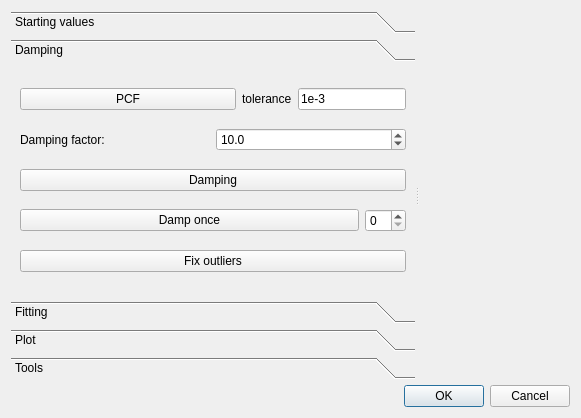
<?xml version="1.0" encoding="UTF-8"?>
<ui version="4.0">
 <class>CSolverWidget</class>
 <widget class="QDialog" name="CSolverWidget">
  <property name="geometry">
   <rect>
    <x>0</x>
    <y>0</y>
    <width>581</width>
    <height>418</height>
   </rect>
  </property>
  <property name="windowTitle">
   <string>Dialog</string>
  </property>
  <layout class="QVBoxLayout" name="verticalLayout_2">
   <item>
    <widget class="QSplitter" name="splitter">
     <property name="orientation">
      <enum>Qt::Horizontal</enum>
     </property>
     <widget class="QToolBox" name="toolbox">
      <property name="frameShape">
       <enum>QFrame::NoFrame</enum>
      </property>
      <property name="frameShadow">
       <enum>QFrame::Plain</enum>
      </property>
      <property name="currentIndex">
       <number>1</number>
      </property>
      <widget class="QWidget" name="pgStarting">
       <property name="geometry">
        <rect>
         <x>0</x>
         <y>0</y>
         <width>306</width>
         <height>210</height>
        </rect>
       </property>
       <attribute name="label">
        <string>Starting values</string>
       </attribute>
       <layout class="QVBoxLayout" name="verticalLayout">
        <item>
         <widget class="QPushButton" name="pbInitialVals">
          <property name="text">
           <string>Initial values</string>
          </property>
         </widget>
        </item>
        <item>
         <widget class="QPushButton" name="pbStartAnalC">
          <property name="text">
           <string>Anal. concs.</string>
          </property>
         </widget>
        </item>
        <item>
         <widget class="QPushButton" name="pbStartFV">
          <property name="text">
           <string>Fixed value</string>
          </property>
         </widget>
        </item>
        <item>
         <widget class="QPushButton" name="pbUndo">
          <property name="enabled">
           <bool>false</bool>
          </property>
          <property name="text">
           <string>Undo</string>
          </property>
         </widget>
        </item>
        <item>
         <widget class="QPushButton" name="pbInitialGuess">
          <property name="text">
           <string>Initial Guess</string>
          </property>
         </widget>
        </item>
       </layout>
      </widget>
      <widget class="QWidget" name="pgDamping">
       <property name="geometry">
        <rect>
         <x>0</x>
         <y>0</y>
         <width>306</width>
         <height>210</height>
        </rect>
       </property>
       <attribute name="label">
        <string>Damping</string>
       </attribute>
       <layout class="QVBoxLayout" name="verticalLayout_3">
        <item>
         <layout class="QHBoxLayout" name="horizontalLayout">
          <item>
           <widget class="QPushButton" name="pb_pcf">
            <property name="sizePolicy">
             <sizepolicy hsizetype="Minimum" vsizetype="Fixed">
              <horstretch>1</horstretch>
              <verstretch>0</verstretch>
             </sizepolicy>
            </property>
            <property name="text">
             <string>PCF</string>
            </property>
           </widget>
          </item>
          <item>
           <widget class="QLabel" name="label">
            <property name="text">
             <string>tolerance</string>
            </property>
           </widget>
          </item>
          <item>
           <widget class="QLineEdit" name="le_pcf_tol">
            <property name="text">
             <string>1e-3</string>
            </property>
           </widget>
          </item>
         </layout>
        </item>
        <item>
         <layout class="QHBoxLayout" name="horizontalLayout_4">
          <item>
           <widget class="QLabel" name="label_4">
            <property name="text">
             <string>Damping factor:</string>
            </property>
           </widget>
          </item>
          <item>
           <widget class="QDoubleSpinBox" name="dsb_dampfactor">
            <property name="decimals">
             <number>1</number>
            </property>
            <property name="maximum">
             <double>20.000000000000000</double>
            </property>
            <property name="value">
             <double>10.000000000000000</double>
            </property>
           </widget>
          </item>
         </layout>
        </item>
        <item>
         <widget class="QPushButton" name="pbDamping">
          <property name="text">
           <string>Damping</string>
          </property>
         </widget>
        </item>
        <item>
         <layout class="QHBoxLayout" name="horizontalLayout_3">
          <item>
           <widget class="QPushButton" name="pbDamp1">
            <property name="sizePolicy">
             <sizepolicy hsizetype="Expanding" vsizetype="Fixed">
              <horstretch>0</horstretch>
              <verstretch>0</verstretch>
             </sizepolicy>
            </property>
            <property name="text">
             <string>Damp once</string>
            </property>
           </widget>
          </item>
          <item>
           <widget class="QSpinBox" name="sb_dampspecies"/>
          </item>
         </layout>
        </item>
        <item>
         <widget class="QPushButton" name="pbFixOL">
          <property name="text">
           <string>Fix outliers</string>
          </property>
         </widget>
        </item>
       </layout>
      </widget>
      <widget class="QWidget" name="pgFitting">
       <property name="geometry">
        <rect>
         <x>0</x>
         <y>0</y>
         <width>293</width>
         <height>503</height>
        </rect>
       </property>
       <attribute name="label">
        <string>Fitting</string>
       </attribute>
       <layout class="QVBoxLayout" name="verticalLayout_5">
        <item>
         <widget class="QCheckBox" name="cbScaling">
          <property name="text">
           <string>Scaling</string>
          </property>
          <property name="checked">
           <bool>false</bool>
          </property>
         </widget>
        </item>
        <item>
         <widget class="QCheckBox" name="cbDamping">
          <property name="text">
           <string>Damping</string>
          </property>
         </widget>
        </item>
        <item>
         <widget class="QCheckBox" name="cb0OffD">
          <property name="text">
           <string>Zero off-diagonal</string>
          </property>
         </widget>
        </item>
        <item>
         <widget class="QCheckBox" name="cbMask">
          <property name="text">
           <string>Mask</string>
          </property>
         </widget>
        </item>
        <item>
         <widget class="QCheckBox" name="cbStepLimiter">
          <property name="text">
           <string>Step limiter</string>
          </property>
          <property name="checked">
           <bool>false</bool>
          </property>
         </widget>
        </item>
        <item>
         <widget class="QCheckBox" name="cbForcer">
          <property name="text">
           <string>Forcer</string>
          </property>
         </widget>
        </item>
        <item>
         <widget class="QCheckBox" name="cbStepwise">
          <property name="text">
           <string>Stepwise</string>
          </property>
         </widget>
        </item>
        <item>
         <widget class="QCheckBox" name="cbLogFit">
          <property name="text">
           <string>Log fitting</string>
          </property>
         </widget>
        </item>
        <item>
         <widget class="QGroupBox" name="groupBox">
          <property name="title">
           <string>Refine</string>
          </property>
          <layout class="QVBoxLayout" name="verticalLayout_4">
           <item>
            <widget class="QRadioButton" name="rb_RefAll">
             <property name="text">
              <string>All</string>
             </property>
             <property name="checked">
              <bool>true</bool>
             </property>
            </widget>
           </item>
           <item>
            <widget class="QRadioButton" name="rbRefInter">
             <property name="text">
              <string>Interval</string>
             </property>
            </widget>
           </item>
           <item>
            <layout class="QHBoxLayout" name="horizontalLayout_2">
             <item>
              <widget class="QLabel" name="label_2">
               <property name="text">
                <string>From</string>
               </property>
              </widget>
             </item>
             <item>
              <widget class="QSpinBox" name="sbRefFrom">
               <property name="minimum">
                <number>1</number>
               </property>
              </widget>
             </item>
             <item>
              <widget class="QLabel" name="label_3">
               <property name="text">
                <string>To</string>
               </property>
              </widget>
             </item>
             <item>
              <widget class="QSpinBox" name="sbRefTo">
               <property name="minimum">
                <number>1</number>
               </property>
               <property name="value">
                <number>1</number>
               </property>
              </widget>
             </item>
            </layout>
           </item>
          </layout>
         </widget>
        </item>
        <item>
         <widget class="QPushButton" name="pbIter1">
          <property name="text">
           <string>iter 1</string>
          </property>
         </widget>
        </item>
        <item>
         <widget class="QPushButton" name="pbIter10">
          <property name="text">
           <string>iter 10</string>
          </property>
         </widget>
        </item>
        <item>
         <widget class="QPushButton" name="pbIter100">
          <property name="text">
           <string>iter 100</string>
          </property>
         </widget>
        </item>
        <item>
         <widget class="QPushButton" name="pbIter1000">
          <property name="text">
           <string>iter 1000</string>
          </property>
         </widget>
        </item>
       </layout>
      </widget>
      <widget class="QWidget" name="pgPlot">
       <property name="geometry">
        <rect>
         <x>0</x>
         <y>0</y>
         <width>306</width>
         <height>210</height>
        </rect>
       </property>
       <attribute name="label">
        <string>Plot</string>
       </attribute>
       <layout class="QVBoxLayout" name="verticalLayout_6">
        <item>
         <widget class="QGroupBox" name="groupBox_2">
          <property name="title">
           <string>Components</string>
          </property>
          <property name="flat">
           <bool>false</bool>
          </property>
          <property name="checkable">
           <bool>false</bool>
          </property>
          <layout class="QVBoxLayout" name="verticalLayout_7">
           <item>
            <widget class="QRadioButton" name="rb_plotall">
             <property name="text">
              <string>All</string>
             </property>
             <property name="checked">
              <bool>true</bool>
             </property>
            </widget>
           </item>
           <item>
            <widget class="QRadioButton" name="rb_plotindependent">
             <property name="text">
              <string>Independent components</string>
             </property>
            </widget>
           </item>
          </layout>
         </widget>
        </item>
       </layout>
      </widget>
      <widget class="QWidget" name="pgTools">
       <property name="geometry">
        <rect>
         <x>0</x>
         <y>0</y>
         <width>306</width>
         <height>210</height>
        </rect>
       </property>
       <attribute name="label">
        <string>Tools</string>
       </attribute>
       <layout class="QVBoxLayout" name="verticalLayout_8">
        <item>
         <widget class="QPushButton" name="pbSmooth">
          <property name="text">
           <string>Smooth</string>
          </property>
         </widget>
        </item>
        <item>
         <widget class="QPushButton" name="pbInterpolate">
          <property name="text">
           <string>Interpolate</string>
          </property>
         </widget>
        </item>
        <item>
         <widget class="QPushButton" name="pb_zeronans">
          <property name="text">
           <string>Zero NaNs</string>
          </property>
         </widget>
        </item>
        <item>
         <widget class="QPushButton" name="pbSave">
          <property name="text">
           <string>Save Results</string>
          </property>
         </widget>
        </item>
        <item>
         <widget class="QPushButton" name="pbFortran">
          <property name="text">
           <string>Fortran engine</string>
          </property>
         </widget>
        </item>
       </layout>
      </widget>
     </widget>
     <widget class="QWidget" name="canvas" native="true"/>
    </widget>
   </item>
   <item>
    <widget class="QDialogButtonBox" name="buttonBox">
     <property name="orientation">
      <enum>Qt::Horizontal</enum>
     </property>
     <property name="standardButtons">
      <set>QDialogButtonBox::Cancel|QDialogButtonBox::Ok</set>
     </property>
    </widget>
   </item>
  </layout>
 </widget>
 <resources/>
 <connections>
  <connection>
   <sender>buttonBox</sender>
   <signal>accepted()</signal>
   <receiver>CSolverWidget</receiver>
   <slot>accept()</slot>
   <hints>
    <hint type="sourcelabel">
     <x>248</x>
     <y>254</y>
    </hint>
    <hint type="destinationlabel">
     <x>157</x>
     <y>274</y>
    </hint>
   </hints>
  </connection>
  <connection>
   <sender>buttonBox</sender>
   <signal>rejected()</signal>
   <receiver>CSolverWidget</receiver>
   <slot>reject()</slot>
   <hints>
    <hint type="sourcelabel">
     <x>316</x>
     <y>260</y>
    </hint>
    <hint type="destinationlabel">
     <x>286</x>
     <y>274</y>
    </hint>
   </hints>
  </connection>
 </connections>
</ui>
